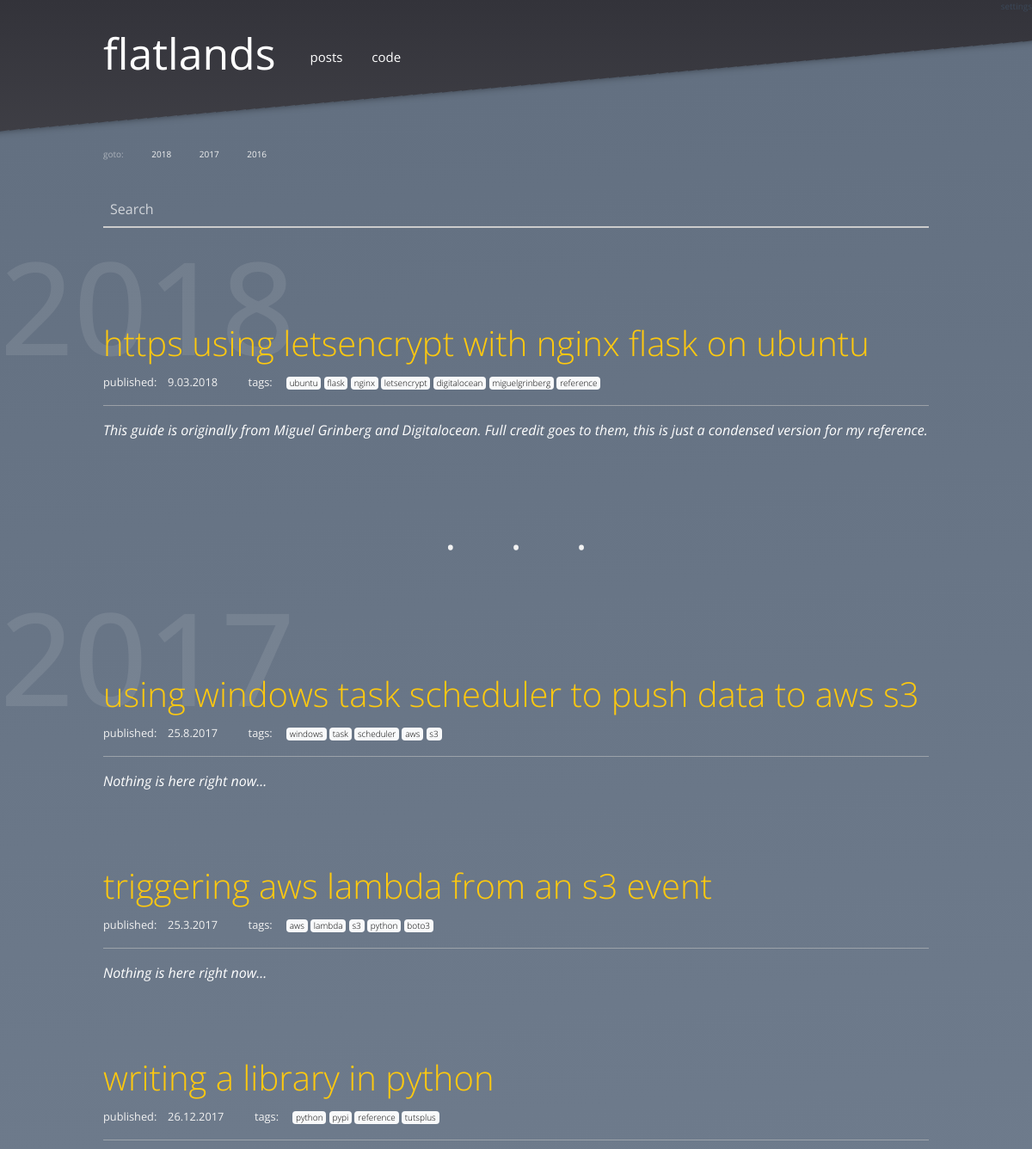
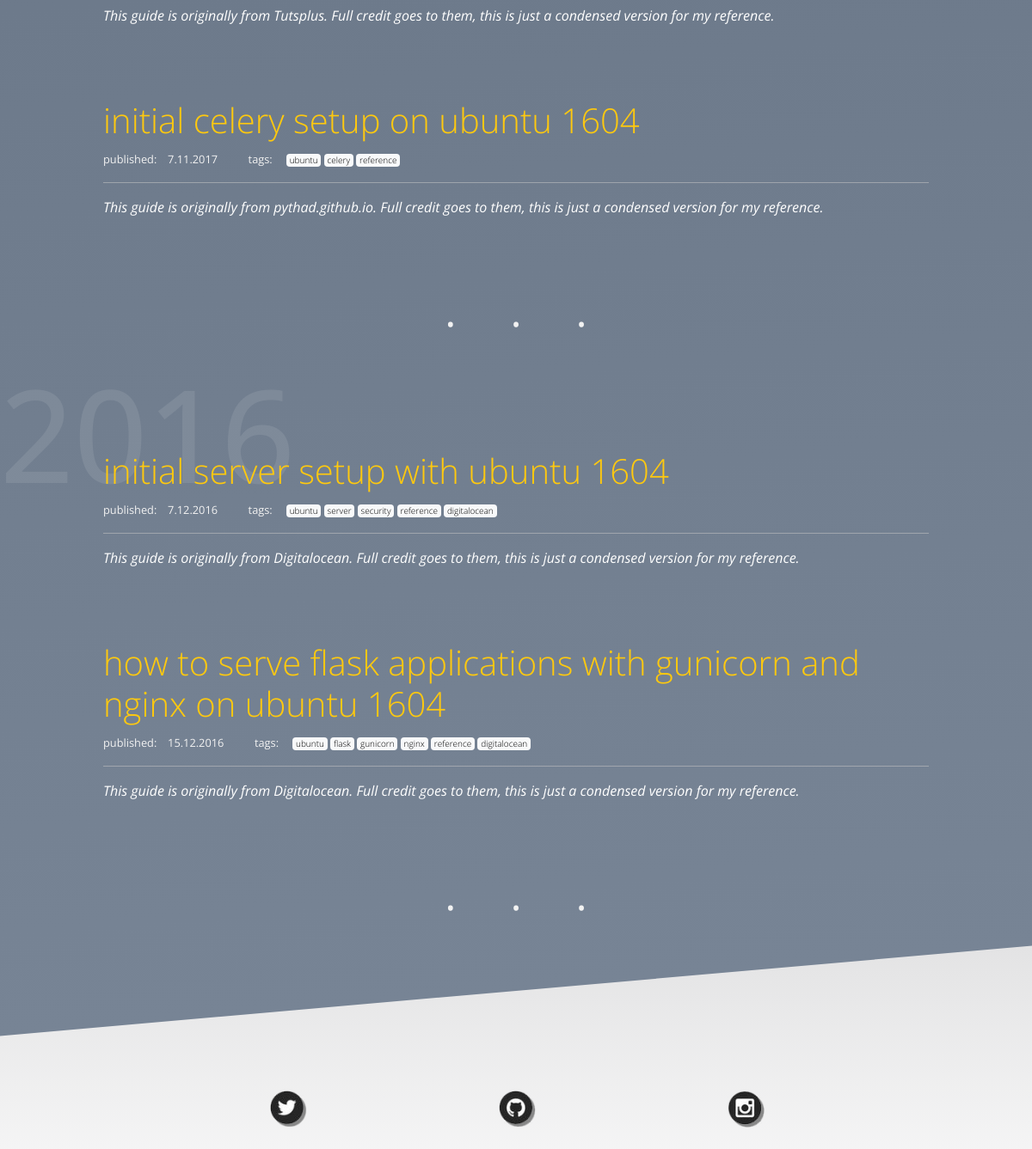
The page / on the database its author committed (2 pictures, top to bottom).
### modules/models.py (models this page shows, shortened)
class Post(db.Model):
    id = db.Column(db.Integer, primary_key=True)
    title = db.Column(db.String())
    author = db.Column(db.String())
    tags = db.Column(db.String())
    strap = db.Column(db.String())
    content = db.Column(db.String())
    pub_date = db.Column(db.String())
    published = db.Column(db.Boolean, default=False)

### app.py (the view)
@app.route('/')
def index():
    posts = modules.database.Post().all()
    years = modules.database.Post().years_from_posts(posts)
    return render_template('posts.html', posts=posts, years=years)

### modules/database.py (called while the page is built)
    def _retrive_posts(self):
        return modules.models.Post.query.all()

    def to_json(self, results):
        result = {}
        item = {}
        count = 1
        for row in results:
            for k, v in row.__dict__.items():
                if not k.startswith('_') and k != 'id':
                    item[k] = v
            result[count] = item
            count += 1
            item = {}
        return result

    def all(self):
        return self.to_json(self._retrive_posts())

    def years_from_posts(self, posts):
        years = []
        for code, data in posts.items():
            day, month, year = data['pub_date'].split('.')
            years.append(year)
        return sorted(list(set(years)), reverse=True)

### templates/posts.html
{% extends "base.html" %}
{% block content %}
{% include 'post_nav.html' %}
{% for year in years %}
    <a name="{{ year }}">
        <div class="section-head">
            <h4>{{ year }}</h4>
        </div>
    </a>
    {% for code, data in posts.items()|reverse %}
        {% if data.pub_date.endswith(year) and data.published != False %}
            <div class="blog-post">
                <h4><a href="/post/{{ data.title|replace(" ", "-") }}">{{data.title}}</a></h4>
                <small>
                    published:&emsp;{{data.pub_date}} &emsp; &emsp;
                    tags:&emsp;
                        {% for tag in data.tags.split(' ') %}
                        <span class="badge badge-light"><a style="color:black;font-size:10px;" href="/tag/{{tag}}">{{tag}}</a></span>
                        {% endfor %}
                    </small>
                    <hr style="background-color:rgba(242, 242, 242, .5);">
                <div class="blog-post-strap">{{data.strap}}</div>
            </div>
            <p style="height:30px;"></p>
        {% endif %}
    {% endfor %}
    <div style="color: rgb(242, 242, 242); text-align: center; word-spacing: 50px; font-size: 50px;">· · ·</div>
{% endfor %}
{% endblock %}

### templates/base.html (shortened to what this page needs)
<!doctype html>
<html lang="en">
  <head>
    <link rel="stylesheet" href="https://maxcdn.bootstrapcdn.com/bootstrap/4.0.0-beta.2/css/bootstrap.min.css">
    <link rel="stylesheet" type="text/css" href="{{ url_for('static', filename='css/main.css') }}">
  </head>
  <body>
              {% include 'header.html' %}
              <div class="main-content">
                  <div class="main-content-wrapper">
                  {% block content %}
                  {% endblock %}
                  </div>
                </div>
                {% include 'footer.html' %}
  </body>
</html>

### templates/header.html
<div style="display:flex; justify-content:flex-end;">
<a style="color:rgb(59, 72, 89);font-size:10px;" href="/settings">settings</a>
</div>
<div class="header">
<div class="col">
<div style="display: flex; justify-content: flex-start;">
<div class="title">
  <a href="/posts">flatlands</a>
</div>
  <div class="header-nav">
    <a href="/posts">posts</a>
    <a href="/solution">code</a>
  </div>
</div>
</div>
</div>

### templates/post_nav.html
<p style="height:20px;"></p>
        <div style="padding-left:10%;padding-right:10%;">
        <div class="sub-nav">
            goto:
            {% for year in years %}
                <a href="#{{ year }}">{{ year }}</a>
            {% endfor %}
        </div>
        <p style="height:20px;"></p>
        <form>
                <input class="w3-input" type="text" placeholder="Search">
              </form>
</div>

### templates/footer.html (shortened to what this page needs)
<p style="height:100px;"></p>
<div class="footer">
            <div class="footer-detail">
        <a href="https://twitter.com/flatlandsio" target="_blank"><img style="width: 40px; height: 40px;" src="/static/img/so_twitter.png"></a>&emsp;
    </div>
    <div class="footer-detail">
        <a href="https://www.github.com/" target="_blank"><img style="width: 40px; height: 40px;" src="/static/img/so_github.png"></a>&emsp;
    </div>
    <div class="footer-detail">
<a href="https://www.instagram.com/" target="_blank"><img style="width: 40px; height: 40px;" src="/static/img/so_instagram.png"></a>
    </div>
</div>

### static/css/main.css (style rules this page uses)
body { margin: 0; font-family: 'Open Sans', sans-serif; background: linear-gradient(rgb(51, 51, 58), white); }
.title { margin: 0; font-size: 50px; }
.header { margin: 0; padding-top: 10px; padding-left: 10%; padding-right: 10%; display: flex; }
.header a { color: white; text-decoration: none; }
.header-nav { margin: 0; word-spacing: 30px; font-size: 15px; padding-top: 30px; padding-left: 40px; }
.header-nav a { color: white; text-decoration: none; }
.col { margin: 0; padding: 0; border: 0; width: 75%; }
.sub-nav { color: rgba(242, 242, 242, .5); word-spacing: 30px; font-size: 10px; }
.sub-nav a { color: rgb(242, 242, 242); text-decoration: none; }
.main-content { box-shadow: 0px 197px 9px -198px rgba(0,0,0,.5) inset; -webkit-box-shadow: 0px 197px 9px -198px rgba(0,0,0,.5) inset; -moz-box-shadow: 0px 197px 9px -198px rgba(0,0,0,.5) inset; background: linear-gradient(rgb(99, 112, 129), rgb(119, 132, 149)); padding-top: 3%; padding-bottom: 5%; -webkit-transform: skewY(-5deg); -moz-transform: skewY(-5deg); -ms-transform: skewY(-5deg); -o-transform: skewY(-5deg); transform: skewY(-5deg); }
.main-content > .main-content-wrapper { -webkit-transform: skewY(5deg); -moz-transform: skewY(5deg); -ms-transform: skewY(5deg); -o-transform: skewY(5deg); transform: skewY(5deg); }
.section-head { height:110px; }
.section-head h4 { font-size: 150px; color:rgba(242, 242, 242, .1); }
.blog-post { position:relative; padding-left: 10%; padding-right: 10%; padding-bottom: 40px; }
.blog-post small { color: rgb(242, 242, 242); }
.blog-post small a { color: rgb(242, 242, 242); }
.blog-post-strap { color: white; font-style: italic; }
.blog-post a { font-size: 40px; font-weight: 300; color: rgb(255, 201, 14); text-decoration: none; }
.footer { display: flex; justify-content: space-around; }
.footer-detail a { color: rgb(255, 72, 0); text-decoration: none; }
.footer-detail img { -webkit-filter: drop-shadow(3px 3px 0px rgb(105, 105, 105)); filter: drop-shadow(3px 3px 0px rgb(136, 136, 136)); }
.w3-input { padding:8px;color:white;display:block;border:none;background-color:transparent;border-bottom:2px solid #ccc;width:100% }
::placeholder { color:white; opacity: .7; }

### rows shown on the page
Post: title "https using letsencrypt with nginx flask on ubuntu", pub_date "9.03.2018", strap "This guide is originally from Miguel Grinberg and Digitalocean. Full credit goes to them, this is just a condensed version for my reference."
Post: title "using windows task scheduler to push data to aws s3", pub_date "25.8.2017", strap "Nothing is here right now..."
Post: title "triggering aws lambda from an s3 event", pub_date "25.3.2017", strap "Nothing is here right now..."
Post: title "writing a library in python", pub_date "26.12.2017", strap "This guide is originally from Tutsplus. Full credit goes to them, this is just a condensed version for my reference."
Post: title "initial celery setup on ubuntu 1604", pub_date "7.11.2017", strap "This guide is originally from pythad.github.io. Full credit goes to them, this is just a condensed version for my reference."
Post: title "initial server setup with ubuntu 1604", pub_date "7.12.2016", strap "This guide is originally from Digitalocean. Full credit goes to them, this is just a condensed version for my reference."
Post: title "how to serve flask applications with gunicorn and nginx on ubuntu 1604", pub_date "15.12.2016", strap "This guide is originally from Digitalocean. Full credit goes to them, this is just a condensed version for my reference."

### other values the page prints
{{ year }} "2018" "2017" "2016"
{{ tag }} "ubuntu" "flask" "nginx" "letsencrypt" "digitalocean" "miguelgrinberg" "reference" "windows" "task" "scheduler" "aws" "s3" "aws" "lambda" "s3" "python" "boto3" "python" "pypi" "reference" "tutsplus" "ubuntu" "celery" "reference" "ubuntu" "server" "security" "reference" "digitalocean" "ubuntu" "flask" "gunicorn" "nginx" "reference" "digitalocean"
